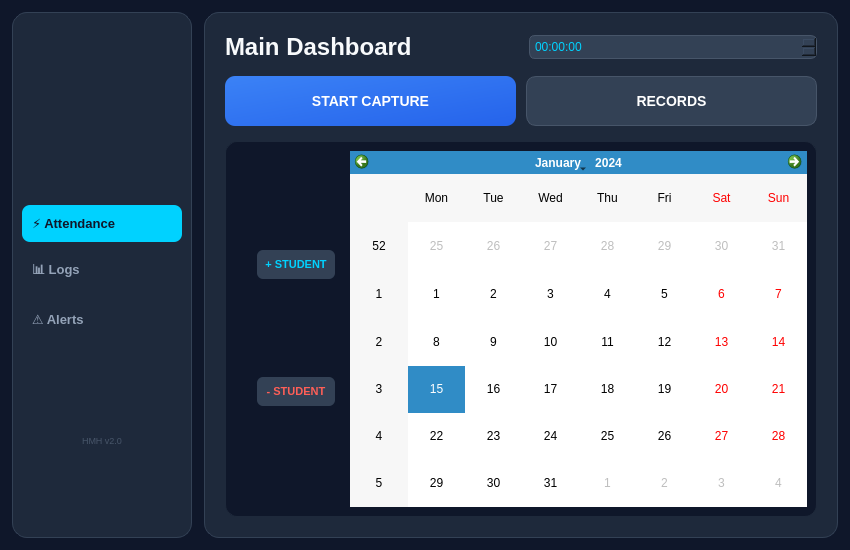
<?xml version="1.0" encoding="UTF-8"?>
<ui version="4.0">
 <class>MainWindow</class>
 <widget class="QMainWindow" name="MainWindow">
  <property name="geometry">
   <rect>
    <x>0</x>
    <y>0</y>
    <width>850</width>
    <height>550</height>
   </rect>
  </property>
  <property name="windowTitle">
   <string>Attendance System</string>
  </property>
  <property name="styleSheet">
   <string notr="true">QMainWindow { background-color: #0f172a; }</string>
  </property>
  <widget class="QWidget" name="centralwidget">
   <layout class="QHBoxLayout" name="horizontalLayout">
    <property name="spacing">
     <number>12</number>
    </property>
    <property name="margin">
     <number>12</number>
    </property>
    
    <item>
     <widget class="QFrame" name="sidebar">
      <property name="minimumSize">
       <size><width>180</width><height>0</height></size>
      </property>
      <property name="maximumSize">
       <size><width>180</width><height>16777215</height></size>
      </property>
      <property name="styleSheet">
       <string notr="true">
        QFrame#sidebar { background-color: #1e293b; border-radius: 15px; border: 1px solid #334155; }
        QPushButton { background-color: transparent; border-radius: 8px; padding: 10px; font-size: 13px; color: #94a3b8; text-align: left; font-family: "Segoe UI"; font-weight: bold; }
        QPushButton:hover { background-color: #334155; color: #00d2ff; }
        QPushButton#start1 { background-color: #00d2ff; color: #0f172a; }
       </string>
      </property>
      <layout class="QVBoxLayout" name="verticalLayout">
       <property name="spacing">
        <number>8</number>
       </property>
       <item>
        <widget class="QLabel" name="label">
         <property name="minimumSize"><size><width>0</width><height>60</height></size></property>
         <property name="styleSheet"><string notr="true">image: url(/app/df/Graduation_Cap_PNG_Picture.png);</string></property>
        </widget>
       </item>
       <item><widget class="QPushButton" name="start1"><property name="text"><string>⚡ Attendance</string></property></widget></item>
       <item><widget class="QPushButton" name="recordbtn"><property name="text"><string>📊 Logs</string></property></widget></item>
       <item><widget class="QPushButton" name="riskbtn"><property name="text"><string>⚠️ Alerts</string></property></widget></item>
       <item><spacer name="verticalSpacer"><property name="orientation"><enum>Qt::Vertical</enum></property></spacer></item>
       <item><widget class="QLabel" name="label_3"><property name="styleSheet"><string notr="true">color: #475569; font-size: 9px;</string></property><property name="text"><string>HMH v2.0</string></property><property name="alignment"><enum>Qt::AlignCenter</enum></property></widget></item>
      </layout>
     </widget>
    </item>

    <item>
     <widget class="QFrame" name="frame_2">
      <property name="styleSheet">
       <string notr="true">
        QFrame#frame_2 { background-color: #1e293b; border-radius: 15px; border: 1px solid #334155; }
        QLabel#title { color: #f8fafc; font-weight: bold; font-size: 18pt; }
        QTimeEdit { background-color: #334155; color: #00d2ff; border-radius: 6px; padding: 3px; border: 1px solid #475569; }
       </string>
      </property>
      <layout class="QVBoxLayout" name="verticalLayout_2">
       <property name="spacing">
        <number>15</number>
       </property>
       <property name="margin">
        <number>20</number>
       </property>
       
       <item>
        <layout class="QHBoxLayout" name="horizontalLayout_2">
         <item><widget class="QLabel" name="title"><property name="text"><string>Main Dashboard</string></property></widget></item>
         <item><widget class="QTimeEdit" name="timeEdit"/></item>
        </layout>
       </item>

       <item>
        <layout class="QHBoxLayout" name="horizontalLayout_3">
         <property name="spacing">
          <number>10</number>
         </property>
         <item>
          <widget class="QPushButton" name="startButton">
           <property name="minimumSize"><size><width>0</width><height>50</height></size></property>
           <property name="styleSheet"><string notr="true">QPushButton { background: qlineargradient(x1:0, y1:0, x2:1, y2:1, stop:0 #3b82f6, stop:1 #2563eb); color: white; border-radius: 10px; font-size: 14px; font-weight: bold; } QPushButton:hover { background: #60a5fa; }</string></property>
           <property name="text"><string>START CAPTURE</string></property>
          </widget>
         </item>
         <item>
          <widget class="QPushButton" name="reportButton">
           <property name="minimumSize"><size><width>0</width><height>50</height></size></property>
           <property name="styleSheet"><string notr="true">QPushButton { background-color: #334155; border: 1px solid #475569; color: white; border-radius: 10px; font-size: 14px; font-weight: bold; } QPushButton:hover { background-color: #475569; }</string></property>
           <property name="text"><string>RECORDS</string></property>
          </widget>
         </item>
        </layout>
       </item>

       <item>
        <widget class="QFrame" name="attendanceframe">
         <property name="styleSheet"><string notr="true">QFrame#attendanceframe { background-color: #0f172a; border-radius: 12px; border: 1px solid #1e293b; }</string></property>
         <layout class="QHBoxLayout" name="horizontalLayout_4">
          <item>
           <widget class="QLabel" name="label_5">
            <property name="maximumSize"><size><width>40</width><height>40</height></size></property>
            <property name="styleSheet"><string notr="true">image: url(:/res3/people.png);</string></property>
           </widget>
          </item>
          
          <item>
           <widget class="QFrame" name="frame">
            <layout class="QVBoxLayout" name="buttonLayout">
             <property name="spacing"><number>8</number></property>
             <item>
              <widget class="QPushButton" name="addstudent">
                <property name="styleSheet"><string notr="true">background: #334155; color: #00d2ff; padding:8px; border-radius:6px; font-size:11px; font-weight: bold;</string></property>
                <property name="text"><string>+ STUDENT</string></property>
              </widget>
             </item>
             <item>
              <widget class="QPushButton" name="removestudent">
                <property name="styleSheet"><string notr="true">QPushButton { background: #334155; color: #ff5f57; padding:8px; border-radius:6px; font-size:11px; font-weight: bold; } QPushButton:hover { background: #451a1a; color: #ff8e88; }</string></property>
                <property name="text"><string>- STUDENT</string></property>
              </widget>
             </item>
            </layout>
           </widget>
          </item>
          
          <item>
            <widget class="QCalendarWidget" name="calendarWidget"/>
          </item>
         </layout>
        </widget>
       </item>
       
      </layout>
     </widget>
    </item>
   </layout>
  </widget>
 </widget>
</ui>
